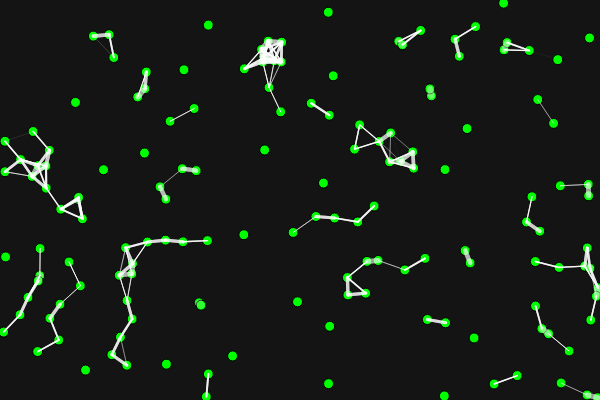
Frame 1 (no input)
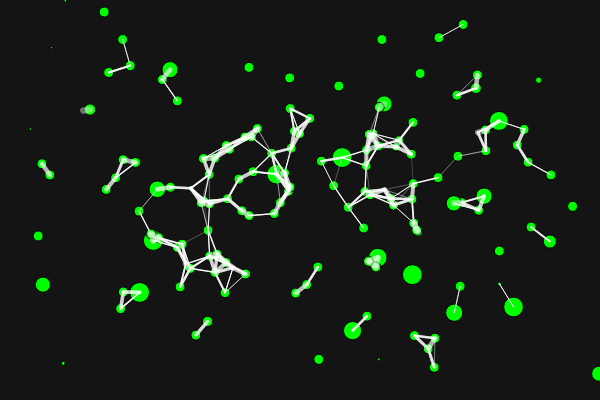
Frame 60 (no input)
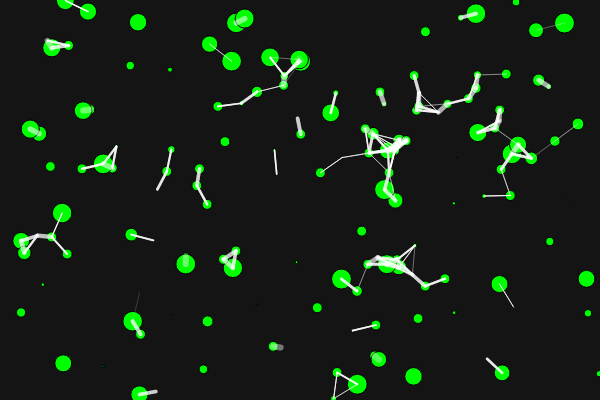
Frame 120 (the mouse pressed at the canvas centre since frame 60)

The p5.js sketch that drew these frames (run headless with seeded random() and noise() and a simulated clock; from frame 60 on, the mouse is pressed at the canvas centre):

// p5.js sketch
// ── sketch.js
var MOVERSTATES = Object.freeze({
  MOVING: 1,
  SPINNING: 2,
});
const SEEDMAX = 30000;
class Mover {
  constructor(canvas) {
    this.seed = random(SEEDMAX);
    this.lastTransitionTime = millis();
    this.position = {
      x: random(canvas.width),
      y: random(canvas.height),
    };

    this.state = MOVERSTATES.MOVING;
    this.canvas = canvas;
    this.destination = {
      x: random(canvas.width),
      y: random(canvas.height),
    };

    this.speed = 3;
  }

  update() {
    // this.destination = {
    // 	x: mouseX,
    // 	y: mouseY
    // };

    if (this.state === MOVERSTATES.MOVING) {
      //traveling to destination
      if (
        this.position.x != this.destination.x ||
        this.position.y != this.destination.y
      ) {
        var xdiff = this.destination.x - this.position.x;
        var ydiff = this.destination.y - this.position.y;

        // text(xdiff + " " + ydiff, 10, 10);
        var posdiff = pow(pow(xdiff, 2) + pow(ydiff, 2), 0.5);
        if (posdiff < this.speed) {
          this.position = this.destination;
          this.state = MOVERSTATES.SPINNING;
        } else {
          var ang = atan2(ydiff, xdiff);
          this.position.x += this.speed * cos(ang);
          this.position.y += this.speed * sin(ang);
        }
      } else {
        //at destination
        this.state = MOVERSTATES.SPINNING;
      }
    } else if (this.state === MOVERSTATES.SPINNING) {
      if (millis() - this.lastTransitionTime > this.seed) {
        //go to moving state after a random delay
        this.lastTransitionTime = millis();
        this.state = MOVERSTATES.MOVING;
        this.destination = {
          x: random(canvas.width),
          y: random(canvas.height),
        };
        this.seed = random(SEEDMAX);
        this.speed = random(7);
      }
    } else {
    }
  }

  draw() {
    fill(0, 255, 0);

    if (this.state === MOVERSTATES.MOVING) {
      ellipse(this.position.x, this.position.y, 10, 10);
    } else if (this.state === MOVERSTATES.SPINNING) {
      var freq = 0.05;
      var rad = 20;
      circle(
        this.position.x,
        this.position.y,
        (rad * (sin((frameCount + this.seed) * freq) + 1)) / 2
      );
    }

    let opacity = min(
      (255 *
        dist(
          this.position.x,
          this.position.y,
          this.destination.x,
          this.destination.y
        )) /
        200,
      255
    );
    //text(opacity, this.position.x, this.position.y);
    push();
    stroke(255, 0, 0, opacity);
    // line(
    //   this.position.x,
    //   this.position.y,
    //   this.destination.x,
    //   this.destination.y
    // );
    pop();
  }
}

function drawWebLines(movers_array, canvas) {
  //generate grid cells based on max distance
  //and put each unit in its corresponding cell
  //grid is 3d array
  //create empty grid
  var maximum_distance = 30;
  var grid_cell_side_length = 30;
  var grid = [];
  var numrows = ceil(canvas.height / grid_cell_side_length);
  var numcols = ceil(canvas.width / grid_cell_side_length);
  for (var rs = 0; rs < numrows; rs++) {
    var row = [];
    for (var cs = 0; cs < numcols; cs++) {
      row.push([]);
      //   push();
      //   strokeWeight(1);
      //   fill(20, 20, 20, 0);
      //   stroke(32, 32, 32);
      //   square(
      //     cs * maximum_distance,
      //     rs * maximum_distance,
      //     maximum_distance,
      //     maximum_distance
      //   );
      //   pop();
    }
    grid.push(row);
  }
  //pack units into a container that can flag whether the unit has been processed
  var containers = movers_array.map((unit) => {
    return { object: unit, flag: false };
  });
  //populate grid
  containers.forEach((mover_to_place_in_grid) => {
    var grid_row = int(
      mover_to_place_in_grid.object.position.y / grid_cell_side_length
    );
    var grid_col = int(
      mover_to_place_in_grid.object.position.x / grid_cell_side_length
    );
    grid[grid_row][grid_col].push(mover_to_place_in_grid);
  });
  //iterate over cells and draw lines between units that are close enough
  grid.forEach((row, y) => {
    row.forEach((col, x) => {
      push();
      fill(255);
      stroke(0);
      //text(grid[y][x].length, x * maximum_distance, y * maximum_distance + 10);

      pop();
      var relevant_units = new Set();
      for (var neighbor_y = y - 1; neighbor_y <= y + 1; neighbor_y++) {
        for (var neighbor_x = x - 1; neighbor_x <= x + 1; neighbor_x++) {
          var row = grid[neighbor_y];
          if (row === undefined) {
            continue;
          }
          var target = row[neighbor_x];
          if (target !== undefined) {
            relevant_units = new Set([...relevant_units, ...target]);
          } else {
            //nop
          }
        }
      }
      grid[y][x].forEach((cell_container) => {
        if (!cell_container.flag) {
          cell_container.flag = true;
          relevant_units.forEach((other_cell_container) => {
            var obj_a = cell_container.object;
            var obj_b = other_cell_container.object;
            var d = dist(
              obj_a.position.x,
              obj_a.position.y,
              obj_b.position.x,
              obj_b.position.y
            );
            if (d < maximum_distance) {
              var opacity = (d * 255) / maximum_distance;
              push();
              var weight =
                (8 * max(maximum_distance - d, 0)) / maximum_distance;
              strokeWeight(weight);
              stroke(255, 255, 255, opacity);
              line(
                obj_a.position.x,
                obj_a.position.y,
                obj_b.position.x,
                obj_b.position.y
              );
              pop();
            }
          });
        }
      });
    });
  });
}
var movers = [];
var CANVAS;

function setup() {
  CANVAS = createCanvas(600, 400);
  for (var i = 0; i < 150; i++) {
    movers.push(new Mover(CANVAS));
  }
}

function draw() {
  background(20);
  movers.forEach((el) => {
    el.update();
    el.draw();
  });

  drawWebLines(movers, CANVAS);
}
